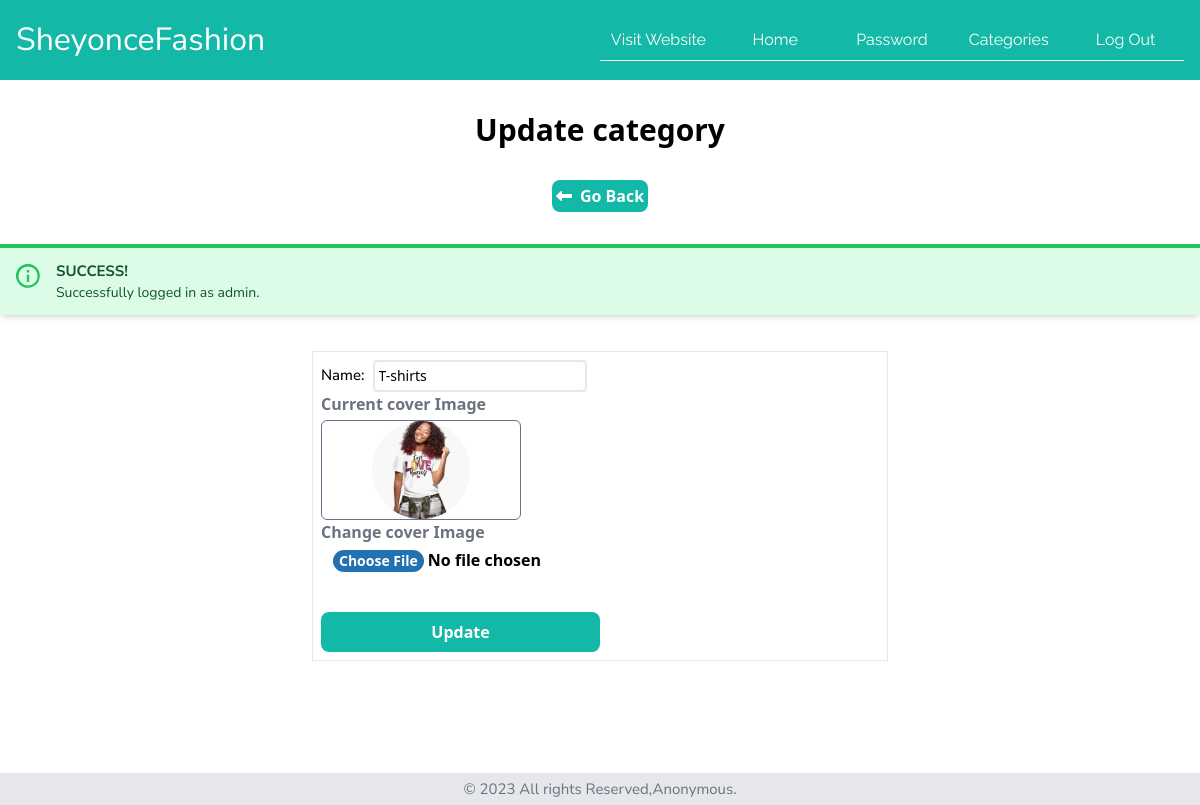
The page /admin_panel/update-cat?id=21 (signed in) on the database its author committed.
### tables this page shows
CREATE TABLE `tbl_category` (
  `id` int(11) NOT NULL,
  `cat_name` varchar(56) NOT NULL,
  `cat_image` text NOT NULL
);

### admin_panel/update-cat.php (the view, shortened to what this page needs)
<?php
include '../config/config.inc.php';
?>
 <?php
    if(isset($_GET['id'])){
        $id = $_GET['id'];
        $sql2 = "SELECT * FROM tbl_category WHERE id=$id";
        $res2 = mysqli_query($conn, $sql2);
        $row = mysqli_fetch_assoc($res2);
         $title = $row['cat_name'];
         $c_image  = '../assets/images/cats/'.$row['cat_image'];
    } else{
        header('location:index');
    }
?>
    <?php
include 'partials/header-add.php';
?>
<div class="text-center font-bold text-3xl my-8" >
    Update category
</div>
 <div class="w-full flex justify-center items-center">
 <a href="categories" class="w-auto p-1 mb-2  font-semibold bg-teal-500 text-white rounded-lg "><i class="fa-solid fa-left-long mr-2"></i>Go Back</a>
 </div>
<?php
                if(isset($_SESSION['login'])){
                    echo $_SESSION['login'];
                }
            ?>
<section class="mb-[100px] md:flex justify-center items-center">
    <form  method="POST" class="p-3 md:w-1/2" enctype="multipart/form-data">
        <div class="border  p-2">
                <div class="flex items-center">
                   <p class="font-medium">Name: </p>
                     <input class="focus:outline-none border-2  font-medium  rounded ml-2 text-sm p-1" class="focus:outline-none border rounded ml-2 text-sm p-1" type="text" name="name" value="<?php echo $title; ?>" required>
                </div>
                <div class="font-semibold">
        <label class="block mb-1 text-gray-500" for="forms-labelOverInputCode">Current cover Image </label>
       <img src="<?php echo $c_image; ?>" alt="prdo_image" class="w-[200px] h-[100px] rounded-md object-contain border border-slate-500" id="imgDisplay">
      </div>
      <div class="font-semibold">
        <label class="block mb-1 text-gray-500" for="forms-labelOverInputCode">Change cover Image </label>
        <input class="w-full h-10 px-3 focus:outline-none file:border-0  file:rounded-full file:text-sm file:font-semibold file:bg-[#2271B1] file:text-white" type="file" name="image" onChange="displayImage(this)"/>
      </div>
    <input class="w-1/2 h-10 px-3 mt-6 font-semibold bg-teal-500 text-white rounded-lg focus:outline-none" type="submit" name="update" value="Update"/>
  </form>
                    </section>
<?php include 'partials/footer.php'; ?>
</body>
</html>

### assets/css/custom.css (style rules this page uses)
p { font-family: 'Nunito Sans', sans-serif; font-weight: 400; font-size: 15px; }

### rows shown on the page
tbl_category: name "T-shirts", cat_image (picture)

### other values the page prints
$_SESSION['login'] "SUCCESS! Successfully logged in as admin."
